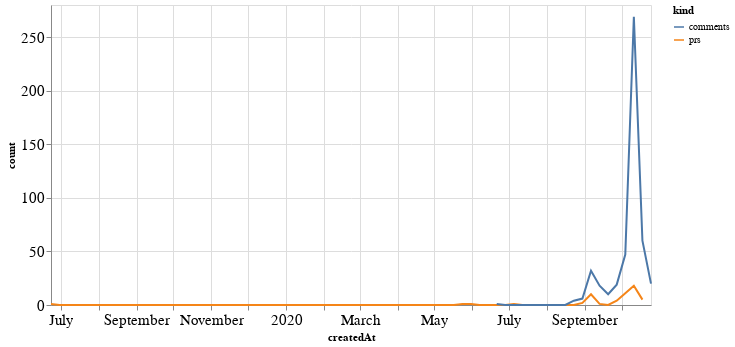

Source (notebook cell):
### Code cell
alt.Chart(total_time, width=600).mark_line().encode(
    x='createdAt',
    y='count',
    color='kind'
)

### Figure 1 — Vega-Lite specification as saved in the notebook (floating-point values rounded to 4 significant figures; data arrays with more than 128 entries replaced by an {"elided": "..."} marker saying what was removed)
{"config": {"axisLeft": {"labelFontSize": 15}, "axisBottom": {"labelFontSize": 15}}, "data": {"name": "data-301172f3389af4bd78d1cae41b58b78f"}, "mark": "line", "encoding": {"color": {"type": "nominal", "field": "kind"}, "x": {"type": "temporal", "field": "createdAt"}, "y": {"type": "quantitative", "field": "count"}}, "width": 600, "$schema": "https://vega.github.io/schema/vega-lite/v4.8.1.json", "datasets": {"data-301172f3389af4bd78d1cae41b58b78f": {"elided": "142 records"}}}
